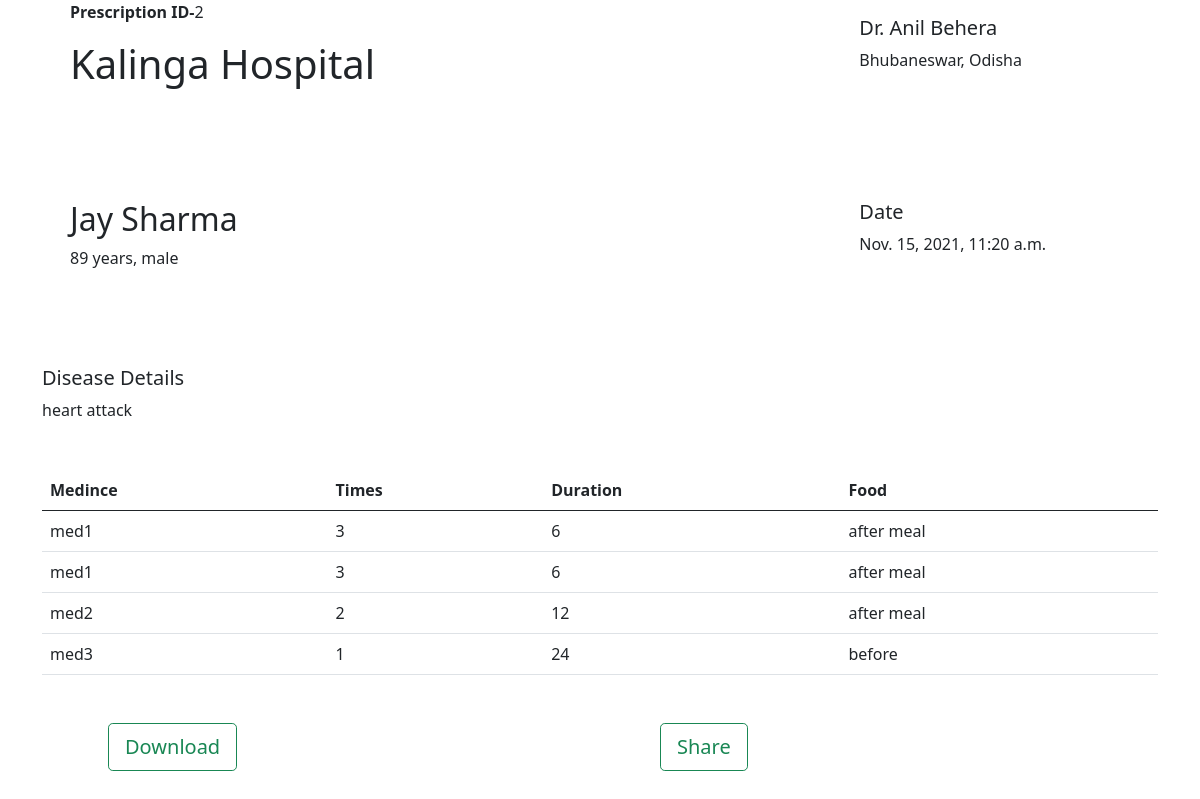
/eprescribe/prescription/2 (signed in), run on the app's committed database.
### eprescribe/models.py (models this page shows)
class Prescription(models.Model):
    medical=models.ForeignKey(Medical,on_delete=models.CASCADE)
    literacy=models.CharField(max_length=200)
    age=models.CharField(max_length=200)
    sex=models.CharField(max_length=10)
    full_name=models.CharField(max_length=200)
    region=models.CharField(max_length=200)
    patient_email_id=models.CharField(max_length=200)
    doctor_name=models.CharField(max_length=200)
    disease_description=models.CharField(max_length=300,default="N/A")
    date=models.DateTimeField(default=datetime.now,blank=True)

class Medicine(models.Model):
    prescription=models.ForeignKey(Prescription,on_delete=models.CASCADE)
    name=models.CharField(max_length=200)
    frequency=models.CharField(max_length=200)
    duration=models.CharField(max_length=200)
    food=models.CharField(max_length=200)

### accounts/models.py (models this page shows)
class Medical(models.Model):
    medical = models.ForeignKey(User,on_delete=models.CASCADE)
    name=models.CharField(max_length=200)
    location=models.CharField(max_length=200)

### eprescribe/views.py (the view)
# urls.py: path('prescription/<str:prescriptionid>',views.prescription,name="prescription"),
def prescription(request,prescriptionid):
    if request.user.is_anonymous or request.user.is_active == False:
        return redirect('/')
    if ((Medical.objects.filter(medical=request.user).exists() and Prescription.objects.filter(medical=Medical.objects.get(medical=request.user)).exists()) or Prescription.objects.filter(patient_email_id=request.user.email).exists()):
        context={
            "prescription": Prescription.objects.get(id=prescriptionid),
            "medicines": Medicine.objects.filter(prescription=Prescription.objects.get(id=prescriptionid))
        }
        return render(request,'eprescribe/pres-details.html',context)
    return redirect('/')

### eprescribe/templates/eprescribe/pres-details.html (shortened to what this page needs)
<!DOCTYPE html>
<html lang="en">
<head>
  <link href="https://cdn.jsdelivr.net/npm/bootstrap@5.0.2/dist/css/bootstrap.min.css" rel="stylesheet"
>
</head>
<body>
  <div id="htmlContent">
    <div class="container">
      <div class="row ms-3 mb-5">
        <div class="col-8">
          <p><b>Prescription ID-</b>{{prescription.id}}</p>
          <h1 class=" mt-3 mb-5 "> {{prescription.medical.name}} </h1>
        </div>
        <div class="col mt-3 ms-5 ">
          <h5>Dr. {{prescription.doctor_name}} </h5>
          <p>{{prescription.medical.location}} </p>
        </div>
      </div>
      <div class="row ms-3 mb-5">
        <div class="col-8 ">
          <div class=" mt-3 mb-5">
            <h2> {{prescription.full_name}} </h2>
            <p>{{prescription.age}} years, {{prescription.sex}} </p>
          </div>
        </div>
        <div class="col mt-3 ms-5 ">
          <h5>Date </h5>
          <p>{{prescription.date}} </p>
        </div>
      </div>
      <h5> Disease Details</h5>
      <p class="mb-5"> {{prescription.disease_description}} </p>
    </div>
    <div class="container">
      <table class="table">
        <thead>
          <tr>
            <th scope="col">Medince</th>
            <th scope="col">Times</th>
            <th scope="col">Duration</th>
            <th scope="col">Food</th>
          </tr>
        </thead>
        <tbody class="section">
          {% for medicine in medicines %}
          <tr>
            <td>{{medicine.name}}</td>
            <td>{{medicine.frequency}}</td>
            <td>{{medicine.duration}}</td>
            <td>{{medicine.food}}</td>
          </tr>
          {% endfor %}
        </tbody>
      </table>
    </div>
  </div>
  <div class="row m-5">
    <div class="col ms-5"> <button type="button" class="btn btn-lg btn-outline-success" id="generatePDF">
        Download</button> </div>
    <div class="col ms-5"> <button type="button" class="btn btn-lg btn-outline-success">Share</button> </div>
  </div>
</body>
</html>

### data on the page
Prescription: id "2", medical.name "Kalinga Hospital", doctor_name "Anil Behera", medical.location "Bhubaneswar, Odisha", full_name "Jay Sharma", age "89", sex "male", date "Nov. 15, 2021, 11:20 a.m.", disease_description "heart attack"
Medicine: name "med1", frequency "3", duration "6", food "after meal"
Medicine: name "med1", frequency "3", duration "6", food "after meal"
Medicine: name "med2", frequency "2", duration "12", food "after meal"
Medicine: name "med3", frequency "1", duration "24", food "before"
